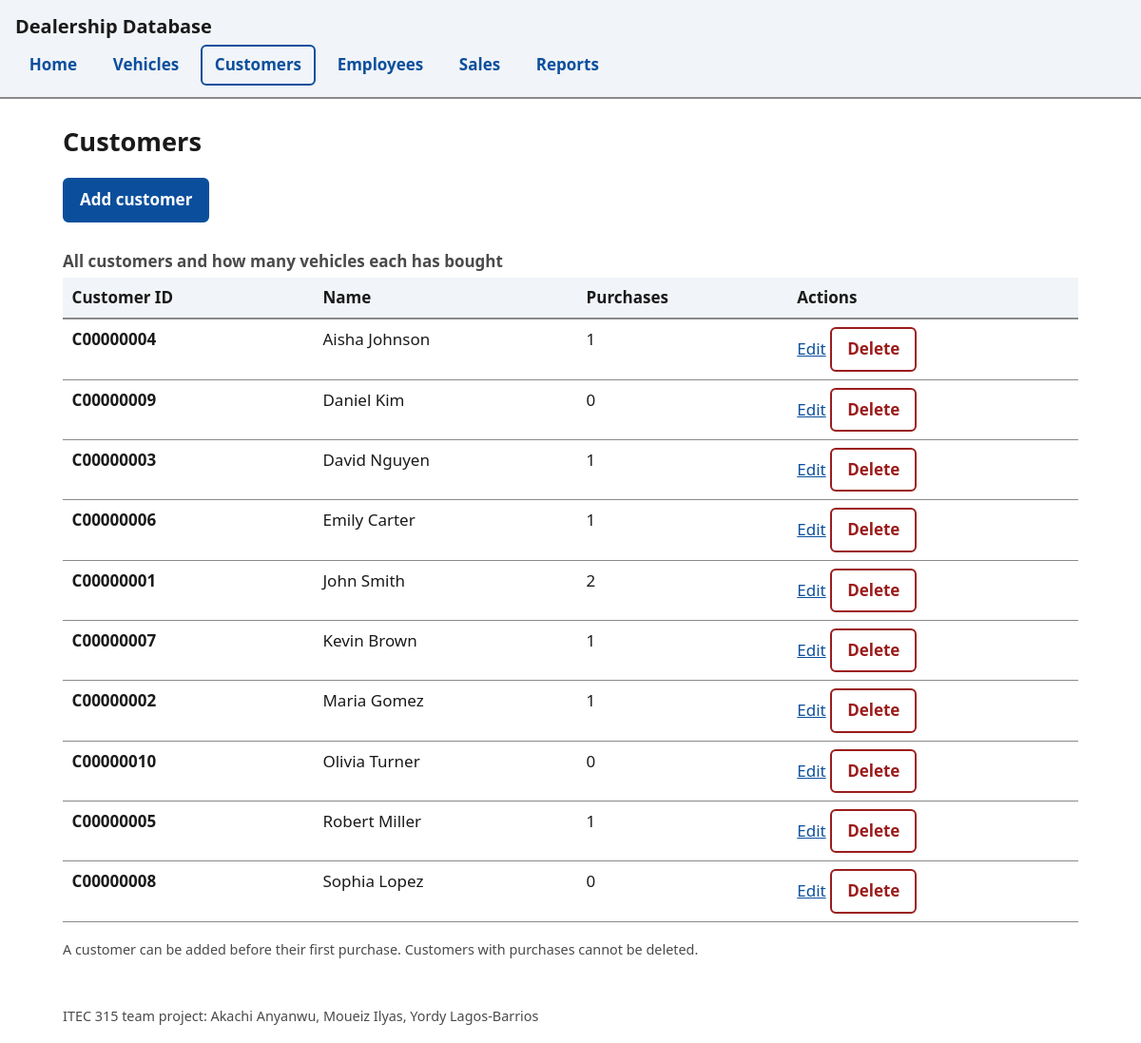
Page /customers on the committed database.
### tables this page shows
CREATE TABLE Customer (
CustomerID CHAR(9) PRIMARY KEY NOT NULL,
Name VARCHAR(100) NOT NULL 
);

### dealership_site/app.py (the view)
@app.route("/customers")
def customers():
    rows = query(
        """SELECT c.*, COUNT(t.TransactionID) AS Purchases
           FROM Customer c LEFT JOIN "Transaction" t ON t.CustomerID=c.CustomerID
           GROUP BY c.CustomerID ORDER BY c.Name"""
    )
    return render_template("customers.html", rows=rows)

### dealership_site/app.py (called while the page is built)
def get_db():
    if "db" not in g:
        g.db = sqlite3.connect(DB_PATH)
        g.db.row_factory = sqlite3.Row
        g.db.execute("PRAGMA foreign_keys = ON")
    return g.db

def query(sql, args=()):
    return get_db().execute(sql, args).fetchall()

### dealership_site/templates/customers.html (shortened to what this page needs)
{% extends "base.html" %}
{% block content %}
<h1>Customers</h1>
<p class="toolbar"><a class="btn" href="{{ url_for('customer_new') }}">Add customer</a></p>
<div class="table-wrap">
<table>
  <caption>All customers and how many vehicles each has bought</caption>
  <thead><tr><th scope="col">Customer ID</th><th scope="col">Name</th><th scope="col">Purchases</th><th scope="col">Actions</th></tr></thead>
  <tbody>
  {% for r in rows %}
  <tr>
    <th scope="row">{{ r.CustomerID }}</th>
    <td>{{ r.Name }}</td>
    <td>{{ r.Purchases }}</td>
    <td class="actions">
      <a href="{{ url_for('customer_edit', cid=r.CustomerID) }}">Edit<span class="sr-only"> {{ r.Name }}</span></a>
      <form method="post" action="{{ url_for('customer_delete', cid=r.CustomerID) }}" onsubmit="return confirm('Delete this customer?')">
        <button class="danger" type="submit" aria-label="Delete customer {{ r.Name }}">Delete</button>
      </form>
    </td>
  </tr>
  {% else %}
  <tr><td colspan="4">No customers yet.</td></tr>
  {% endfor %}
  </tbody>
</table>
</div>
<p class="hint">A customer can be added before their first purchase. Customers with purchases cannot be deleted.</p>
{% endblock %}

### dealership_site/static/style.css (style rules this page uses)
:root { --bg: #ffffff; --fg: #1a1a1a; --muted: #4a4a4a; --accent: #0b4f9c; --accent-fg: #ffffff; --border: #8a8a8a; --band: #f1f4f8; --danger: #9b1c1c; --ok: #1b5e20; }
* { box-sizing: border-box; }
body { margin: 0; font: 1.0625rem/1.55 system-ui, -apple-system, "Segoe UI", Roboto, sans-serif; background: var(--bg); color: var(--fg); }
h1 { font-size: 1.7rem; margin: .5rem 0 1rem; }
a { color: var(--accent); }
.table-wrap { overflow-x: auto; }
table { border-collapse: collapse; width: 100%; margin: .5rem 0 1rem; }
caption { text-align: left; font-weight: 600; padding: .25rem 0; color: var(--muted); }
th, td { text-align: left; padding: .5rem .6rem; border-bottom: 1px solid var(--border); vertical-align: top; }
thead th { background: var(--band); border-bottom: 2px solid var(--border); }
.actions { white-space: nowrap; }
.actions form { display: inline; }
.btn, button { display: inline-block; font: inherit; font-weight: 600; padding: .5rem 1rem; border-radius: 6px; border: 2px solid var(--accent); background: var(--accent); color: var(--accent-fg); cursor: pointer; text-decoration: none; }
button.danger { background: transparent; color: var(--danger); border-color: var(--danger); }
.hint { color: var(--muted); font-size: .9rem; margin: .15rem 0 0; }
.toolbar { margin-bottom: 1rem; }
@media (prefers-reduced-motion: no-preference) { a, button, .btn { transition: background-color .15s; } }

### rows in the picture
Customer: CustomerID "C00000004", Name "Aisha Johnson", Purchases "1"
Customer: CustomerID "C00000009", Name "Daniel Kim", Purchases "0"
Customer: CustomerID "C00000003", Name "David Nguyen", Purchases "1"
Customer: CustomerID "C00000006", Name "Emily Carter", Purchases "1"
Customer: CustomerID "C00000001", Name "John Smith", Purchases "2"
Customer: CustomerID "C00000007", Name "Kevin Brown", Purchases "1"
Customer: CustomerID "C00000002", Name "Maria Gomez", Purchases "1"
Customer: CustomerID "C00000010", Name "Olivia Turner", Purchases "0"
Customer: CustomerID "C00000005", Name "Robert Miller", Purchases "1"
Customer: CustomerID "C00000008", Name "Sophia Lopez", Purchases "0"

### other values in the picture
{{ label }} "Home" "Vehicles" "Customers" "Employees" "Sales" "Reports"
